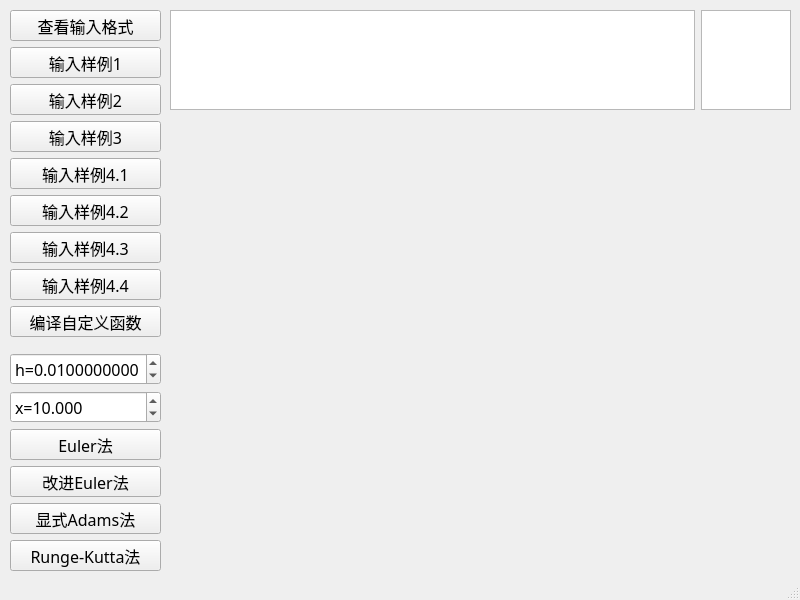
<?xml version="1.0" encoding="UTF-8"?>
<ui version="4.0">
 <class>MainWindow</class>
 <widget class="QMainWindow" name="MainWindow">
  <property name="geometry">
   <rect>
    <x>0</x>
    <y>0</y>
    <width>800</width>
    <height>600</height>
   </rect>
  </property>
  <property name="windowTitle">
   <string>常微分方程（组）初值问题数值解法</string>
  </property>
  <widget class="QWidget" name="centralwidget">
   <widget class="QWidget" name="verticalLayoutWidget">
    <property name="geometry">
     <rect>
      <x>10</x>
      <y>10</y>
      <width>151</width>
      <height>561</height>
     </rect>
    </property>
    <layout class="QVBoxLayout" name="verticalLayout">
     <item>
      <widget class="QPushButton" name="pushButtonInput_hint">
       <property name="maximumSize">
        <size>
         <width>16777215</width>
         <height>31</height>
        </size>
       </property>
       <property name="font">
        <font>
         <family>黑体</family>
         <pointsize>12</pointsize>
        </font>
       </property>
       <property name="styleSheet">
        <string notr="true"/>
       </property>
       <property name="text">
        <string>查看输入格式</string>
       </property>
      </widget>
     </item>
     <item>
      <widget class="QPushButton" name="pushButtonInput_1">
       <property name="maximumSize">
        <size>
         <width>16777215</width>
         <height>31</height>
        </size>
       </property>
       <property name="font">
        <font>
         <family>黑体</family>
         <pointsize>12</pointsize>
        </font>
       </property>
       <property name="text">
        <string>输入样例1</string>
       </property>
       <property name="default">
        <bool>false</bool>
       </property>
       <property name="flat">
        <bool>false</bool>
       </property>
      </widget>
     </item>
     <item>
      <widget class="QPushButton" name="pushButtonInput_2">
       <property name="maximumSize">
        <size>
         <width>16777215</width>
         <height>31</height>
        </size>
       </property>
       <property name="font">
        <font>
         <family>黑体</family>
         <pointsize>12</pointsize>
        </font>
       </property>
       <property name="text">
        <string>输入样例2</string>
       </property>
      </widget>
     </item>
     <item>
      <widget class="QPushButton" name="pushButtonInput_3">
       <property name="maximumSize">
        <size>
         <width>16777215</width>
         <height>31</height>
        </size>
       </property>
       <property name="font">
        <font>
         <family>黑体</family>
         <pointsize>12</pointsize>
        </font>
       </property>
       <property name="text">
        <string>输入样例3</string>
       </property>
      </widget>
     </item>
     <item>
      <widget class="QPushButton" name="pushButtonInput_4">
       <property name="maximumSize">
        <size>
         <width>16777215</width>
         <height>31</height>
        </size>
       </property>
       <property name="font">
        <font>
         <family>黑体</family>
         <pointsize>12</pointsize>
        </font>
       </property>
       <property name="text">
        <string>输入样例4.1</string>
       </property>
      </widget>
     </item>
     <item>
      <widget class="QPushButton" name="pushButtonInput_5">
       <property name="maximumSize">
        <size>
         <width>16777215</width>
         <height>31</height>
        </size>
       </property>
       <property name="font">
        <font>
         <family>黑体</family>
         <pointsize>12</pointsize>
        </font>
       </property>
       <property name="text">
        <string>输入样例4.2</string>
       </property>
      </widget>
     </item>
     <item>
      <widget class="QPushButton" name="pushButtonInput_6">
       <property name="maximumSize">
        <size>
         <width>16777215</width>
         <height>31</height>
        </size>
       </property>
       <property name="font">
        <font>
         <family>黑体</family>
         <pointsize>12</pointsize>
        </font>
       </property>
       <property name="text">
        <string>输入样例4.3</string>
       </property>
      </widget>
     </item>
     <item>
      <widget class="QPushButton" name="pushButtonInput_7">
       <property name="maximumSize">
        <size>
         <width>16777215</width>
         <height>31</height>
        </size>
       </property>
       <property name="font">
        <font>
         <family>黑体</family>
         <pointsize>12</pointsize>
        </font>
       </property>
       <property name="text">
        <string>输入样例4.4</string>
       </property>
      </widget>
     </item>
     <item>
      <widget class="QPushButton" name="pushButtonCompile">
       <property name="maximumSize">
        <size>
         <width>16777215</width>
         <height>31</height>
        </size>
       </property>
       <property name="font">
        <font>
         <family>黑体</family>
         <pointsize>12</pointsize>
        </font>
       </property>
       <property name="text">
        <string>编译自定义函数</string>
       </property>
      </widget>
     </item>
     <item>
      <spacer name="verticalSpacer">
       <property name="orientation">
        <enum>Qt::Vertical</enum>
       </property>
       <property name="sizeType">
        <enum>QSizePolicy::Ignored</enum>
       </property>
       <property name="sizeHint" stdset="0">
        <size>
         <width>20</width>
         <height>40</height>
        </size>
       </property>
      </spacer>
     </item>
     <item>
      <widget class="QDoubleSpinBox" name="doubleSpinBox_h">
       <property name="font">
        <font>
         <family>黑体</family>
         <pointsize>12</pointsize>
        </font>
       </property>
       <property name="prefix">
        <string>h=</string>
       </property>
       <property name="decimals">
        <number>10</number>
       </property>
       <property name="minimum">
        <double>0.000001000000000</double>
       </property>
       <property name="maximum">
        <double>999999999999999993220948674361627976461708441944064.000000000000000</double>
       </property>
       <property name="singleStep">
        <double>1.000000000000000</double>
       </property>
       <property name="stepType">
        <enum>QAbstractSpinBox::DefaultStepType</enum>
       </property>
       <property name="value">
        <double>0.010000000000000</double>
       </property>
      </widget>
     </item>
     <item>
      <widget class="QDoubleSpinBox" name="doubleSpinBox_x">
       <property name="font">
        <font>
         <family>黑体</family>
         <pointsize>12</pointsize>
        </font>
       </property>
       <property name="prefix">
        <string>x=</string>
       </property>
       <property name="decimals">
        <number>3</number>
       </property>
       <property name="singleStep">
        <double>1.000000000000000</double>
       </property>
       <property name="stepType">
        <enum>QAbstractSpinBox::AdaptiveDecimalStepType</enum>
       </property>
       <property name="value">
        <double>10.000000000000000</double>
       </property>
      </widget>
     </item>
     <item>
      <widget class="QPushButton" name="pushButtonEuler">
       <property name="maximumSize">
        <size>
         <width>16777215</width>
         <height>31</height>
        </size>
       </property>
       <property name="font">
        <font>
         <family>黑体</family>
         <pointsize>12</pointsize>
        </font>
       </property>
       <property name="text">
        <string>Euler法</string>
       </property>
      </widget>
     </item>
     <item>
      <widget class="QPushButton" name="pushButtonEulerAdvanced">
       <property name="maximumSize">
        <size>
         <width>16777215</width>
         <height>31</height>
        </size>
       </property>
       <property name="font">
        <font>
         <family>黑体</family>
         <pointsize>12</pointsize>
        </font>
       </property>
       <property name="text">
        <string>改进Euler法</string>
       </property>
      </widget>
     </item>
     <item>
      <widget class="QPushButton" name="pushButtonAdams">
       <property name="maximumSize">
        <size>
         <width>16777215</width>
         <height>31</height>
        </size>
       </property>
       <property name="font">
        <font>
         <family>黑体</family>
         <pointsize>12</pointsize>
        </font>
       </property>
       <property name="text">
        <string>显式Adams法</string>
       </property>
      </widget>
     </item>
     <item>
      <widget class="QPushButton" name="pushButtonRK">
       <property name="maximumSize">
        <size>
         <width>16777215</width>
         <height>31</height>
        </size>
       </property>
       <property name="font">
        <font>
         <family>黑体</family>
         <pointsize>12</pointsize>
        </font>
       </property>
       <property name="text">
        <string>Runge-Kutta法</string>
       </property>
      </widget>
     </item>
    </layout>
   </widget>
   <widget class="QWidget" name="verticalLayoutWidget_2">
    <property name="geometry">
     <rect>
      <x>170</x>
      <y>10</y>
      <width>621</width>
      <height>561</height>
     </rect>
    </property>
    <layout class="QVBoxLayout" name="verticalLayout_2">
     <property name="sizeConstraint">
      <enum>QLayout::SetDefaultConstraint</enum>
     </property>
     <item>
      <layout class="QHBoxLayout" name="horizontalLayout" stretch="0,0">
       <property name="sizeConstraint">
        <enum>QLayout::SetDefaultConstraint</enum>
       </property>
       <property name="bottomMargin">
        <number>0</number>
       </property>
       <item>
        <widget class="QTextEdit" name="textEditInput_1">
         <property name="maximumSize">
          <size>
           <width>16777215</width>
           <height>100</height>
          </size>
         </property>
         <property name="font">
          <font>
           <family>黑体</family>
           <pointsize>12</pointsize>
          </font>
         </property>
         <property name="lineWrapMode">
          <enum>QTextEdit::NoWrap</enum>
         </property>
         <property name="html">
          <string>&lt;!DOCTYPE HTML PUBLIC &quot;-//W3C//DTD HTML 4.0//EN&quot; &quot;http://www.w3.org/TR/REC-html40/strict.dtd&quot;&gt;
&lt;html&gt;&lt;head&gt;&lt;meta name=&quot;qrichtext&quot; content=&quot;1&quot; /&gt;&lt;style type=&quot;text/css&quot;&gt;
p, li { white-space: pre-wrap; }
&lt;/style&gt;&lt;/head&gt;&lt;body style=&quot; font-family:'黑体'; font-size:12pt; font-weight:400; font-style:normal;&quot;&gt;
&lt;p style=&quot;-qt-paragraph-type:empty; margin-top:0px; margin-bottom:0px; margin-left:0px; margin-right:0px; -qt-block-indent:0; text-indent:0px;&quot;&gt;&lt;br /&gt;&lt;/p&gt;&lt;/body&gt;&lt;/html&gt;</string>
         </property>
        </widget>
       </item>
       <item>
        <widget class="QTextEdit" name="textEditInput_2">
         <property name="maximumSize">
          <size>
           <width>90</width>
           <height>100</height>
          </size>
         </property>
         <property name="font">
          <font>
           <family>黑体</family>
           <pointsize>12</pointsize>
          </font>
         </property>
         <property name="lineWrapMode">
          <enum>QTextEdit::NoWrap</enum>
         </property>
         <property name="html">
          <string>&lt;!DOCTYPE HTML PUBLIC &quot;-//W3C//DTD HTML 4.0//EN&quot; &quot;http://www.w3.org/TR/REC-html40/strict.dtd&quot;&gt;
&lt;html&gt;&lt;head&gt;&lt;meta name=&quot;qrichtext&quot; content=&quot;1&quot; /&gt;&lt;style type=&quot;text/css&quot;&gt;
p, li { white-space: pre-wrap; }
&lt;/style&gt;&lt;/head&gt;&lt;body style=&quot; font-family:'黑体'; font-size:12pt; font-weight:400; font-style:normal;&quot;&gt;
&lt;p style=&quot;-qt-paragraph-type:empty; margin-top:0px; margin-bottom:0px; margin-left:0px; margin-right:0px; -qt-block-indent:0; text-indent:0px;&quot;&gt;&lt;br /&gt;&lt;/p&gt;&lt;/body&gt;&lt;/html&gt;</string>
         </property>
        </widget>
       </item>
      </layout>
     </item>
     <item>
      <widget class="QCustomPlot" name="customPlot" native="true">
       <property name="minimumSize">
        <size>
         <width>491</width>
         <height>274</height>
        </size>
       </property>
      </widget>
     </item>
    </layout>
   </widget>
  </widget>
  <widget class="QMenuBar" name="menubar">
   <property name="geometry">
    <rect>
     <x>0</x>
     <y>0</y>
     <width>800</width>
     <height>22</height>
    </rect>
   </property>
  </widget>
  <widget class="QStatusBar" name="statusbar"/>
 </widget>
 <customwidgets>
  <customwidget>
   <class>QCustomPlot</class>
   <extends>QWidget</extends>
   <header location="global">qcustomplot.h</header>
   <container>1</container>
  </customwidget>
 </customwidgets>
 <resources/>
 <connections/>
</ui>
